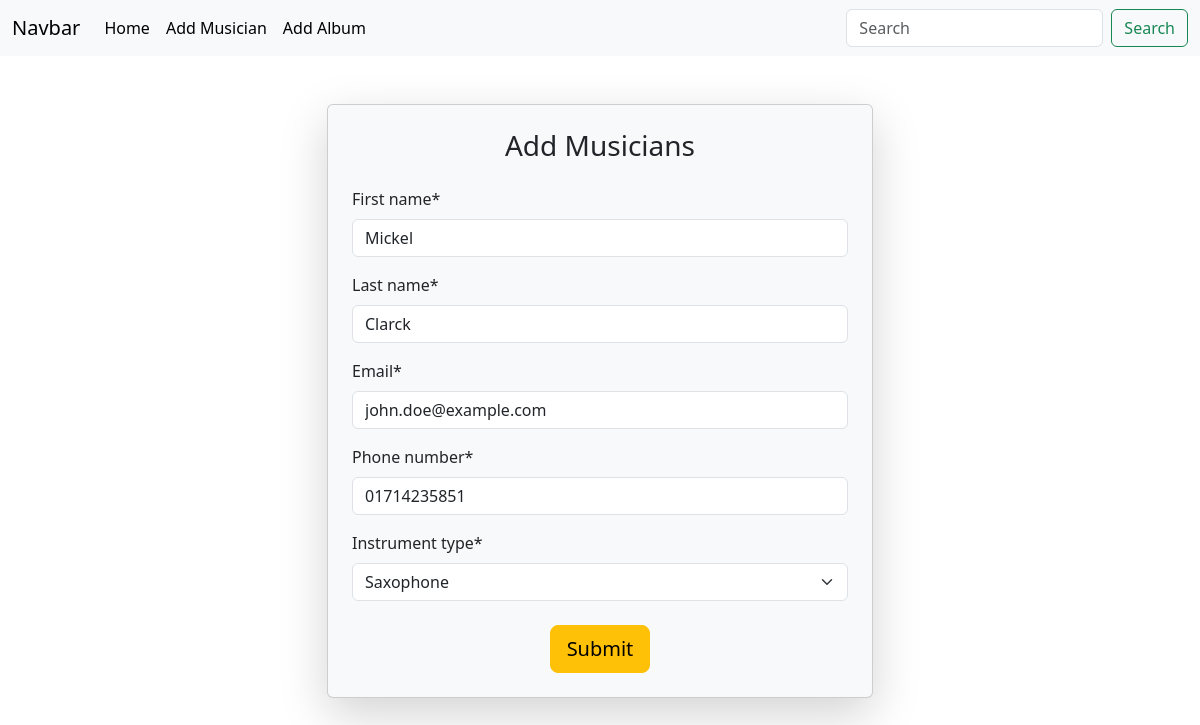
Screenshot of /musicians/edit_musicians/9 with the database file from the repository.
### musicians_app/models.py (models this page shows, shortened)
class Musician(models.Model):
    first_name = models.CharField(max_length=20)
    last_name = models.CharField(max_length=20)
    email = models.EmailField()
    phone_number = models.CharField(max_length=12)
    instrument_type = models.CharField(max_length=20)

### musicians_app/views.py (the view)
# urls.py: path('edit_musicians/<int:id>', views.edit_musician , name= 'edit_musician'),
def edit_musician(request, id):
    music = models.Musician.objects.get(pk=id)
    music_form = MusicianForm(instance= music)
    if request.method == 'POST':
        music_form = MusicianForm(request.POST, instance = music)
        if music_form.is_valid():
            music_form.save()
            return redirect('home')
    return render(request, 'musician.html', {'form': music_form})

### musicians_app/forms.py
class MusicianForm(forms.ModelForm):
    class Meta:
        model = Musician
        fields = '__all__'
        widgets ={
            'instrument_type': forms.Select(choices=instruments)
        }

### musicians_app/templates/musician.html (shortened to what this page needs)
{% extends "base.html" %}
{% block content %}
<div class="container mt-5">
    <div class="row justify-content-center">
      <div class="col-md-6">
        <div class="card shadow-lg bg-light p-4">
          <h3 class="card-title text-center mb-4">Add Musicians</h3>
          {% load crispy_forms_tags %}
          <form method="post">
            {{ form|crispy }}
            <div class="text-center mt-4">
              <button type="submit" class="btn btn-warning btn-lg">Submit</button>
            </div>
          </form>
        </div>
      </div>
    </div>
  </div>
{% endblock %}

### rows the page displays
Musician: first_name "Mickel", last_name "Clarck", email "john.doe@example.com", phone_number "01714235851", instrument_type "Saxophone"
